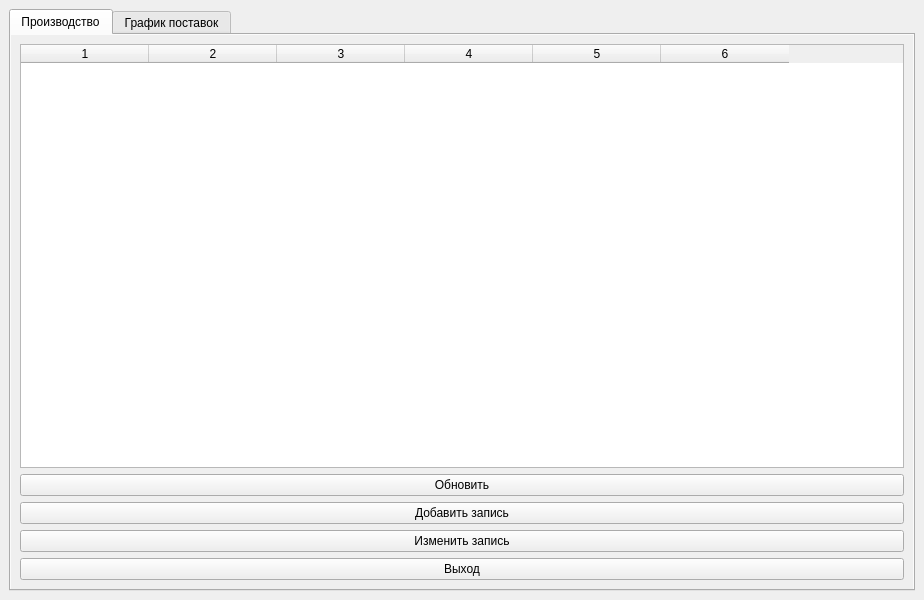
<?xml version="1.0" encoding="UTF-8"?>
<ui version="4.0">
 <class>MainWindow</class>
 <widget class="QMainWindow" name="MainWindow">
  <property name="enabled">
   <bool>true</bool>
  </property>
  <property name="geometry">
   <rect>
    <x>0</x>
    <y>0</y>
    <width>924</width>
    <height>600</height>
   </rect>
  </property>
  <property name="sizePolicy">
   <sizepolicy hsizetype="Preferred" vsizetype="Preferred">
    <horstretch>0</horstretch>
    <verstretch>0</verstretch>
   </sizepolicy>
  </property>
  <property name="baseSize">
   <size>
    <width>800</width>
    <height>600</height>
   </size>
  </property>
  <property name="windowTitle">
   <string>Промышленное производство</string>
  </property>
  <property name="animated">
   <bool>true</bool>
  </property>
  <widget class="QWidget" name="centralwidget">
   <layout class="QVBoxLayout" name="verticalLayout">
    <item>
     <widget class="QTabWidget" name="tabWidget">
      <property name="sizePolicy">
       <sizepolicy hsizetype="MinimumExpanding" vsizetype="Expanding">
        <horstretch>0</horstretch>
        <verstretch>0</verstretch>
       </sizepolicy>
      </property>
      <property name="currentIndex">
       <number>0</number>
      </property>
      <widget class="QWidget" name="tab">
       <property name="autoFillBackground">
        <bool>true</bool>
       </property>
       <attribute name="title">
        <string>Производство</string>
       </attribute>
       <layout class="QVBoxLayout" name="verticalLayout_2">
        <item>
         <widget class="QTableWidget" name="tableWidget_1">
          <property name="sizePolicy">
           <sizepolicy hsizetype="Minimum" vsizetype="Minimum">
            <horstretch>0</horstretch>
            <verstretch>0</verstretch>
           </sizepolicy>
          </property>
          <property name="tabletTracking">
           <bool>false</bool>
          </property>
          <property name="contextMenuPolicy">
           <enum>Qt::DefaultContextMenu</enum>
          </property>
          <property name="lineWidth">
           <number>1</number>
          </property>
          <property name="sizeAdjustPolicy">
           <enum>QAbstractScrollArea::AdjustIgnored</enum>
          </property>
          <property name="editTriggers">
           <set>QAbstractItemView::NoEditTriggers</set>
          </property>
          <property name="dragEnabled">
           <bool>false</bool>
          </property>
          <property name="columnCount">
           <number>6</number>
          </property>
          <attribute name="horizontalHeaderVisible">
           <bool>true</bool>
          </attribute>
          <attribute name="horizontalHeaderCascadingSectionResizes">
           <bool>true</bool>
          </attribute>
          <attribute name="horizontalHeaderDefaultSectionSize">
           <number>128</number>
          </attribute>
          <attribute name="horizontalHeaderHighlightSections">
           <bool>true</bool>
          </attribute>
          <attribute name="verticalHeaderVisible">
           <bool>false</bool>
          </attribute>
          <attribute name="verticalHeaderCascadingSectionResizes">
           <bool>true</bool>
          </attribute>
          <attribute name="verticalHeaderHighlightSections">
           <bool>true</bool>
          </attribute>
          <attribute name="verticalHeaderShowSortIndicator" stdset="0">
           <bool>false</bool>
          </attribute>
          <column/>
          <column/>
          <column/>
          <column/>
          <column/>
          <column/>
         </widget>
        </item>
        <item>
         <widget class="QPushButton" name="Refresh">
          <property name="text">
           <string>Обновить</string>
          </property>
         </widget>
        </item>
        <item>
         <widget class="QPushButton" name="AddLine">
          <property name="text">
           <string>Добавить запись</string>
          </property>
         </widget>
        </item>
        <item>
         <widget class="QPushButton" name="ChangeLine">
          <property name="text">
           <string>Изменить запись</string>
          </property>
         </widget>
        </item>
        <item>
         <widget class="QPushButton" name="Exit">
          <property name="text">
           <string>Выход</string>
          </property>
         </widget>
        </item>
       </layout>
      </widget>
      <widget class="QWidget" name="tab_2">
       <property name="autoFillBackground">
        <bool>true</bool>
       </property>
       <attribute name="title">
        <string>График поставок</string>
       </attribute>
       <layout class="QHBoxLayout" name="horizontalLayout_3">
        <item>
         <widget class="QCalendarWidget" name="Calendar"/>
        </item>
        <item>
         <widget class="QTableWidget" name="tableWidget_2"/>
        </item>
       </layout>
      </widget>
     </widget>
    </item>
   </layout>
  </widget>
 </widget>
 <resources/>
 <connections/>
</ui>
